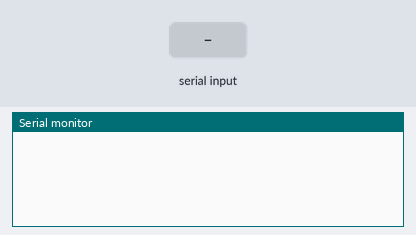
Bench run of a sketch on a simulated ESP32. Shown: the last lines printed to the serial monitor. The inputs (shaded band) are chosen by the test bench.

Above: at 1.2 s.
1.3 s: "1\n" received over Serial
At 1.8 s:
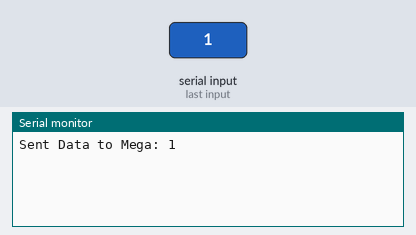
2.8 s: "1\n" received over the second serial link
At 4.0 s:
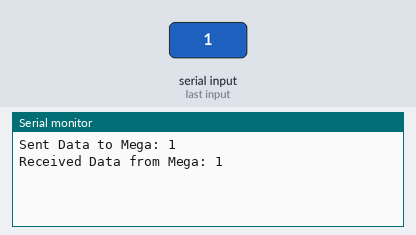
4.3 s: "0\n" received over Serial
At 5.2 s:
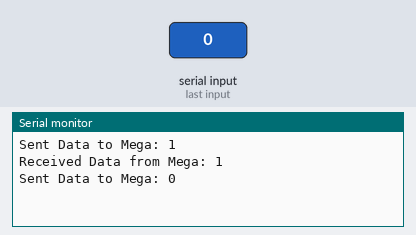
5.8 s: "0\n" received over the second serial link
At 6.4 s:
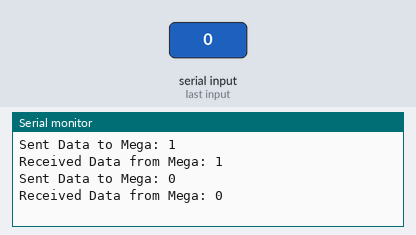

Measured:
- after the input at 1.3 s, the serial monitor: prints a new line at once (image 1)
- after the input at 2.8 s, the serial monitor: prints a new line at once (image 2)
- after the input at 4.3 s, the serial monitor: prints a new line at once (image 3)
- after the input at 5.8 s, the serial monitor: prints a new line at once (image 4)

The sketch:

ESP32_Ultrasonic.ino
```cpp
// ESP32 code

#define RX_PIN 16
#define TX_PIN 17

void setup() {
  Serial.begin(9600);
  Serial2.begin(9600, SERIAL_8N1, RX_PIN, TX_PIN);
}

void loop() {
  if (Serial.available() > 0) {
    // Read the distance data from Arduino Mega
    String data = Serial.readStringUntil('\n');
    Serial2.println(data); // Send data to the Arduino Mega using Serial2
    Serial.print("Sent Data to Mega: ");
    Serial.println(data);
  }

  if (Serial2.available() > 0) {
    // Read data from Arduino Mega via Serial2
    String dataFromMega = Serial2.readStringUntil('\n');
    Serial.print("Received Data from Mega: ");
    Serial.println(dataFromMega);
    // You can process the data or take any action here
  }
}
```
